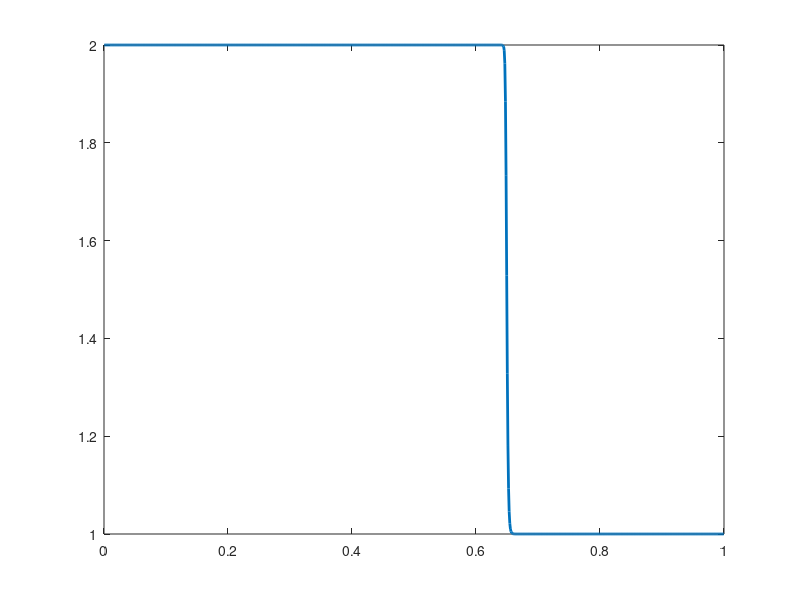

This chart was generated by the following MATLAB code:
a = 0;
b = 1;
N = 1000;
deltaX = (b-a)/N;
H = @(p) (1/2)*p.^2;

% two conditions for stability
% sqrt(alpha) > |H_p| = 2
lambda = 2.1;

% sqrt(alpha)*deltaT/deltaX < 1
% nu = sqrt(alpha)*deltaT/deltaX = .9
nu = .9;
deltaT = (nu*deltaX)/lambda;
nTimeSteps = round(.1/deltaT);

ul = 2;
ur = 1;

x = ((1:N)-(1/2))*deltaX;

% set up initial conditions
p = zeros(N, nTimeSteps+1);
w = zeros(N, nTimeSteps+1);
for i = 1:N
    if(x(i) < .5)
        p(i,1) = ul;
    else
        p(i,1) = ur;
    end
    w(i,1) = H(p(i));
end

pn = @(i1, i2, i3, m, p, w) 1/(2*deltaX)*(lambda*deltaT*p(i1,m) + 2*(-lambda*deltaT + deltaX)*p(i2,m) + deltaT*(lambda*p(i3,m) + w(i1,m)- w(i3,m)));
%wn = @(i1, i2, i3, m, p, w) (1/(2*deltaX))*(lambda^2*deltaT*p(i1,m)-lambda^2*deltaT*p(i3,m) + lambda*deltaT*w(i1,m) - 2*lambda*deltaT*w(i2,m) + 2*deltaX*w(i2,m) + lambda*deltaT*w(i3,m));
% time stepping
for n = 1:nTimeSteps
    p(1,n+1)=pn(1,1,2,n, p, w);
    %w(1,n+1)=wn(1,1,2,n, p, w);
    for i = 2:N-1
        p(i,n+1)=pn(i-1,i,i+1,n, p, w);
        %w(i,n+1)=wn(i-1,i,i+1,n, p, w);
    end
   p(N,n+1)=pn(N-1,N, N, n, p, w);
   %w(N,n+1)=wn(N-1,N, N, n, p, w);
   
   % instant relaxation
   %for j = 1:N
   %    w(j,n+1) = H(p(j,n+1));
   %end
   w(:,n+1) = H(p(:,n+1));
end

% plot each time step
for n=1:nTimeSteps+1
    plot(x,p(:,n), 'Linewidth', 2);
    pause(.05);
end
